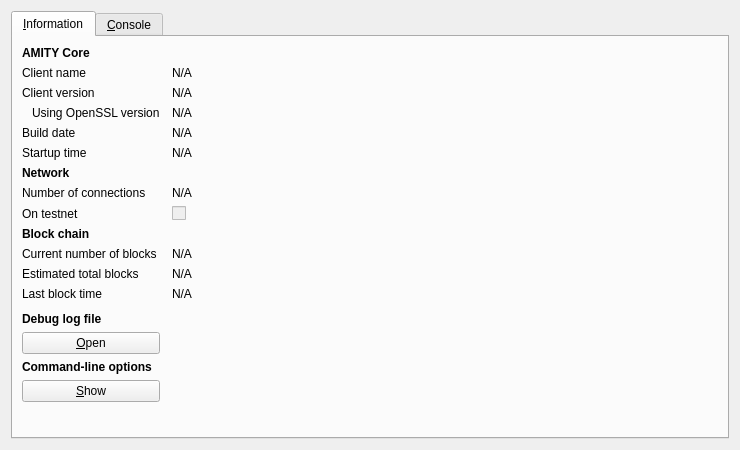
<?xml version="1.0" encoding="UTF-8"?>
<ui version="4.0">
 <class>RPCConsole</class>
 <widget class="QDialog" name="RPCConsole">
  <property name="geometry">
   <rect>
    <x>0</x>
    <y>0</y>
    <width>740</width>
    <height>450</height>
   </rect>
  </property>
  <property name="windowTitle">
   <string>AMITY - Debug window</string>
  </property>
  <layout class="QVBoxLayout" name="verticalLayout_2">
   <item>
    <widget class="QTabWidget" name="tabWidget">
     <property name="currentIndex">
      <number>0</number>
     </property>
     <widget class="QWidget" name="tab_info">
      <attribute name="title">
       <string>&amp;Information</string>
      </attribute>
      <layout class="QGridLayout" name="gridLayout" columnstretch="0,1">
       <property name="horizontalSpacing">
        <number>12</number>
       </property>
       <item row="0" column="0">
        <widget class="QLabel" name="label_9">
         <property name="font">
          <font>
           <weight>75</weight>
           <bold>true</bold>
          </font>
         </property>
         <property name="text">
          <string>AMITY Core</string>
         </property>
        </widget>
       </item>
       <item row="1" column="0">
        <widget class="QLabel" name="label_5">
         <property name="text">
          <string>Client name</string>
         </property>
        </widget>
       </item>
       <item row="1" column="1">
        <widget class="QLabel" name="clientName">
         <property name="cursor">
          <cursorShape>IBeamCursor</cursorShape>
         </property>
         <property name="text">
          <string>N/A</string>
         </property>
         <property name="textFormat">
          <enum>Qt::PlainText</enum>
         </property>
         <property name="textInteractionFlags">
          <set>Qt::LinksAccessibleByMouse|Qt::TextSelectableByKeyboard|Qt::TextSelectableByMouse</set>
         </property>
        </widget>
       </item>
       <item row="2" column="0">
        <widget class="QLabel" name="label_6">
         <property name="text">
          <string>Client version</string>
         </property>
        </widget>
       </item>
       <item row="2" column="1">
        <widget class="QLabel" name="clientVersion">
         <property name="cursor">
          <cursorShape>IBeamCursor</cursorShape>
         </property>
         <property name="text">
          <string>N/A</string>
         </property>
         <property name="textFormat">
          <enum>Qt::PlainText</enum>
         </property>
         <property name="textInteractionFlags">
          <set>Qt::LinksAccessibleByMouse|Qt::TextSelectableByKeyboard|Qt::TextSelectableByMouse</set>
         </property>
        </widget>
       </item>
       <item row="3" column="0">
        <widget class="QLabel" name="label_14">
         <property name="text">
          <string>Using OpenSSL version</string>
         </property>
         <property name="indent">
          <number>10</number>
         </property>
        </widget>
       </item>
       <item row="3" column="1">
        <widget class="QLabel" name="openSSLVersion">
         <property name="cursor">
          <cursorShape>IBeamCursor</cursorShape>
         </property>
         <property name="text">
          <string>N/A</string>
         </property>
         <property name="textFormat">
          <enum>Qt::PlainText</enum>
         </property>
         <property name="textInteractionFlags">
          <set>Qt::LinksAccessibleByMouse|Qt::TextSelectableByKeyboard|Qt::TextSelectableByMouse</set>
         </property>
        </widget>
       </item>
       <item row="4" column="0">
        <widget class="QLabel" name="label_12">
         <property name="text">
          <string>Build date</string>
         </property>
        </widget>
       </item>
       <item row="4" column="1">
        <widget class="QLabel" name="buildDate">
         <property name="cursor">
          <cursorShape>IBeamCursor</cursorShape>
         </property>
         <property name="text">
          <string>N/A</string>
         </property>
         <property name="textFormat">
          <enum>Qt::PlainText</enum>
         </property>
         <property name="textInteractionFlags">
          <set>Qt::LinksAccessibleByMouse|Qt::TextSelectableByKeyboard|Qt::TextSelectableByMouse</set>
         </property>
        </widget>
       </item>
       <item row="5" column="0">
        <widget class="QLabel" name="label_13">
         <property name="text">
          <string>Startup time</string>
         </property>
        </widget>
       </item>
       <item row="5" column="1">
        <widget class="QLabel" name="startupTime">
         <property name="cursor">
          <cursorShape>IBeamCursor</cursorShape>
         </property>
         <property name="text">
          <string>N/A</string>
         </property>
         <property name="textFormat">
          <enum>Qt::PlainText</enum>
         </property>
         <property name="textInteractionFlags">
          <set>Qt::LinksAccessibleByMouse|Qt::TextSelectableByKeyboard|Qt::TextSelectableByMouse</set>
         </property>
        </widget>
       </item>
       <item row="6" column="0">
        <widget class="QLabel" name="label_11">
         <property name="font">
          <font>
           <weight>75</weight>
           <bold>true</bold>
          </font>
         </property>
         <property name="text">
          <string>Network</string>
         </property>
        </widget>
       </item>
       <item row="7" column="0">
        <widget class="QLabel" name="label_7">
         <property name="text">
          <string>Number of connections</string>
         </property>
        </widget>
       </item>
       <item row="7" column="1">
        <widget class="QLabel" name="numberOfConnections">
         <property name="cursor">
          <cursorShape>IBeamCursor</cursorShape>
         </property>
         <property name="text">
          <string>N/A</string>
         </property>
         <property name="textFormat">
          <enum>Qt::PlainText</enum>
         </property>
         <property name="textInteractionFlags">
          <set>Qt::LinksAccessibleByMouse|Qt::TextSelectableByKeyboard|Qt::TextSelectableByMouse</set>
         </property>
        </widget>
       </item>
       <item row="8" column="0">
        <widget class="QLabel" name="label_8">
         <property name="text">
          <string>On testnet</string>
         </property>
        </widget>
       </item>
       <item row="8" column="1">
        <widget class="QCheckBox" name="isTestNet">
         <property name="enabled">
          <bool>false</bool>
         </property>
         <property name="text">
          <string/>
         </property>
        </widget>
       </item>
       <item row="9" column="0">
        <widget class="QLabel" name="label_10">
         <property name="font">
          <font>
           <weight>75</weight>
           <bold>true</bold>
          </font>
         </property>
         <property name="text">
          <string>Block chain</string>
         </property>
        </widget>
       </item>
       <item row="10" column="0">
        <widget class="QLabel" name="label_3">
         <property name="text">
          <string>Current number of blocks</string>
         </property>
        </widget>
       </item>
       <item row="10" column="1">
        <widget class="QLabel" name="numberOfBlocks">
         <property name="cursor">
          <cursorShape>IBeamCursor</cursorShape>
         </property>
         <property name="text">
          <string>N/A</string>
         </property>
         <property name="textFormat">
          <enum>Qt::PlainText</enum>
         </property>
         <property name="textInteractionFlags">
          <set>Qt::LinksAccessibleByMouse|Qt::TextSelectableByKeyboard|Qt::TextSelectableByMouse</set>
         </property>
        </widget>
       </item>
       <item row="11" column="0">
        <widget class="QLabel" name="label_4">
         <property name="text">
          <string>Estimated total blocks</string>
         </property>
        </widget>
       </item>
       <item row="11" column="1">
        <widget class="QLabel" name="totalBlocks">
         <property name="cursor">
          <cursorShape>IBeamCursor</cursorShape>
         </property>
         <property name="text">
          <string>N/A</string>
         </property>
         <property name="textFormat">
          <enum>Qt::PlainText</enum>
         </property>
         <property name="textInteractionFlags">
          <set>Qt::LinksAccessibleByMouse|Qt::TextSelectableByKeyboard|Qt::TextSelectableByMouse</set>
         </property>
        </widget>
       </item>
       <item row="12" column="0">
        <widget class="QLabel" name="label_2">
         <property name="text">
          <string>Last block time</string>
         </property>
        </widget>
       </item>
       <item row="12" column="1">
        <widget class="QLabel" name="lastBlockTime">
         <property name="cursor">
          <cursorShape>IBeamCursor</cursorShape>
         </property>
         <property name="text">
          <string>N/A</string>
         </property>
         <property name="textFormat">
          <enum>Qt::PlainText</enum>
         </property>
         <property name="textInteractionFlags">
          <set>Qt::LinksAccessibleByMouse|Qt::TextSelectableByKeyboard|Qt::TextSelectableByMouse</set>
         </property>
        </widget>
       </item>
       <item row="13" column="0">
        <spacer name="verticalSpacer_2">
         <property name="orientation">
          <enum>Qt::Vertical</enum>
         </property>
         <property name="sizeHint" stdset="0">
          <size>
           <width>20</width>
           <height>20</height>
          </size>
         </property>
        </spacer>
       </item>
       <item row="14" column="0">
        <widget class="QLabel" name="labelDebugLogfile">
         <property name="font">
          <font>
           <weight>75</weight>
           <bold>true</bold>
          </font>
         </property>
         <property name="text">
          <string>Debug log file</string>
         </property>
        </widget>
       </item>
       <item row="15" column="0">
        <widget class="QPushButton" name="openDebugLogfileButton">
         <property name="toolTip">
          <string>Open the AMITY debug log file from the current data directory. This can take a few seconds for large log files.</string>
         </property>
         <property name="text">
          <string>&amp;Open</string>
         </property>
         <property name="autoDefault">
          <bool>false</bool>
         </property>
        </widget>
       </item>
       <item row="16" column="0">
        <widget class="QLabel" name="labelCLOptions">
         <property name="font">
          <font>
           <weight>75</weight>
           <bold>true</bold>
          </font>
         </property>
         <property name="text">
          <string>Command-line options</string>
         </property>
        </widget>
       </item>
       <item row="17" column="0">
        <widget class="QPushButton" name="showCLOptionsButton">
         <property name="toolTip">
          <string>Show the AMITY-Qt help message to get a list with possible AMITY command-line options.</string>
         </property>
         <property name="text">
          <string>&amp;Show</string>
         </property>
         <property name="autoDefault">
          <bool>false</bool>
         </property>
        </widget>
       </item>
       <item row="18" column="0">
        <spacer name="verticalSpacer">
         <property name="orientation">
          <enum>Qt::Vertical</enum>
         </property>
         <property name="sizeHint" stdset="0">
          <size>
           <width>20</width>
           <height>40</height>
          </size>
         </property>
        </spacer>
       </item>
      </layout>
     </widget>
     <widget class="QWidget" name="tab_console">
      <attribute name="title">
       <string>&amp;Console</string>
      </attribute>
      <layout class="QVBoxLayout" name="verticalLayout_3">
       <property name="spacing">
        <number>3</number>
       </property>
       <item>
        <widget class="QTextEdit" name="messagesWidget">
         <property name="minimumSize">
          <size>
           <width>0</width>
           <height>100</height>
          </size>
         </property>
         <property name="readOnly">
          <bool>true</bool>
         </property>
         <property name="tabKeyNavigation" stdset="0">
          <bool>false</bool>
         </property>
         <property name="columnCount" stdset="0">
          <number>2</number>
         </property>
        </widget>
       </item>
       <item>
        <layout class="QHBoxLayout" name="horizontalLayout">
         <property name="spacing">
          <number>3</number>
         </property>
         <item>
          <widget class="QLabel" name="label">
           <property name="text">
            <string notr="true">&gt;</string>
           </property>
          </widget>
         </item>
         <item>
          <widget class="QLineEdit" name="lineEdit"/>
         </item>
         <item>
          <widget class="QPushButton" name="clearButton">
           <property name="maximumSize">
            <size>
             <width>24</width>
             <height>24</height>
            </size>
           </property>
           <property name="toolTip">
            <string>Clear console</string>
           </property>
           <property name="text">
            <string/>
           </property>
           <property name="icon">
            <iconset resource="../bitcoin.qrc">
             <normaloff>:/icons/remove</normaloff>:/icons/remove</iconset>
           </property>
           <property name="shortcut">
            <string notr="true">Ctrl+L</string>
           </property>
           <property name="autoDefault">
            <bool>false</bool>
           </property>
          </widget>
         </item>
        </layout>
       </item>
      </layout>
     </widget>
    </widget>
   </item>
  </layout>
 </widget>
 <resources>
  <include location="../bitcoin.qrc"/>
 </resources>
 <connections/>
</ui>
